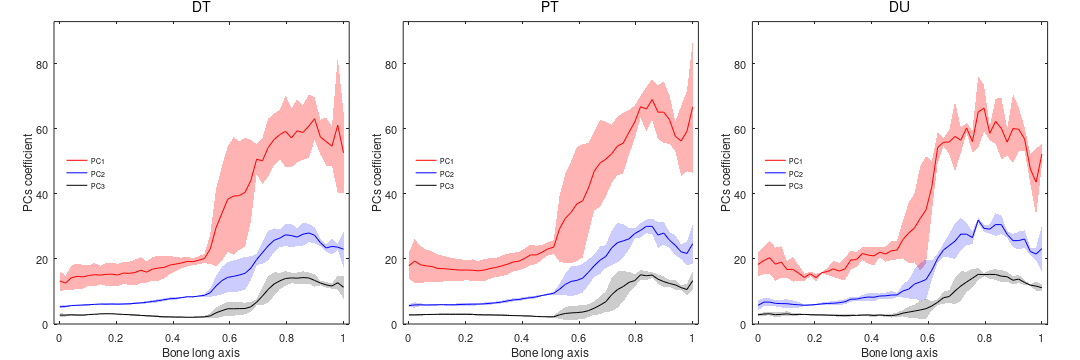
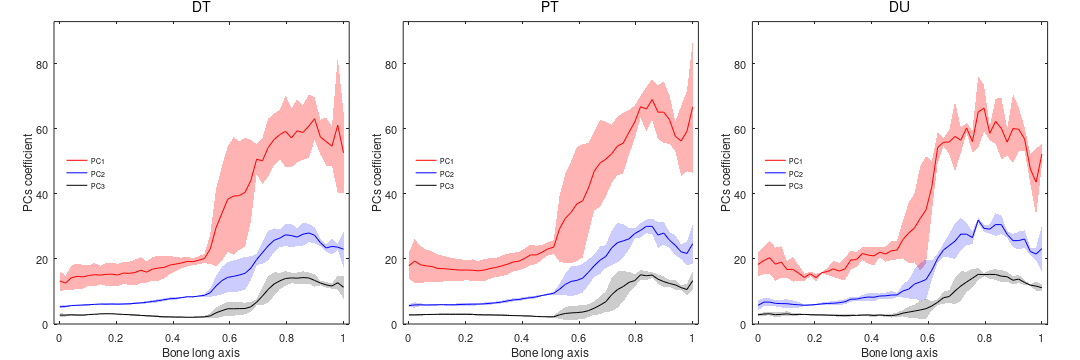

Write the MATLAB code that produced these figures, in order.

clear all 

pc1=load('avg_BoneData_lambda1.mat');
pc2=load('avg_BoneData_lambda2.mat');
pc3=load('avg_BoneData_lambda3.mat');



           
%celallcolor={'r-','b-','g-','m-','k-'};
mycolor={'r','b','g','m','c'};
lt={'.','*','x','+','s'};





fcelallcolor={'ro','ro','ro','ro','ro','ro'};
fnucallcolor={'b^','b^','b^','b^','b^','b^'};

            tname={'PC1', 'PC2','PC3'};
           

            
            
titlename={'DT','PT','DU'};



profilesize=51;        
myinterval=linspace(0,1,profilesize-1);  
%myinterval=myinterval(1:49);



h1=figure();
XL=0.05;XR=0.03;XGap=0.05;Row=1;
YT=0.06;YB=0.1;YGap=0.07;Col=3;
Width=(1-XL-XR-((Col-1)*XGap))/Col;
Height=(1-YT-YB-((Row-1)*YGap))/Row;
YPos=1-YT-Height; 

set(gcf, 'PaperSize', [15 5]);
set(gcf, 'PaperPosition', [0 0 15 5]);

% 1 for std deviaton test and 2 for mean test 
testwithstd=2;



% 
% Bad sample  
% DT S84 m5 mut  3,4
% DT S84 m4 wt   1,5 
% PT S84 m5 mut  4,4
% DU S84 m3 wt   5,3

for i=1:Row
    XPos=XL;
    for j=1:Col
        chro=j+(i-1)*Col;
        if chro<=36
            marray=[XPos,YPos,Width,Height];
            subplot('Position',marray);
            bonetype=chro;
             
            
            if chro==1
                    cel1=pc1.data{1}.cel;
                    cel2=pc2.data{1}.cel; 
                    cel3=pc3.data{1}.cel; 
            end            

            if chro==2       
                    cel1=pc1.data{2}.cel;
                    cel2=pc2.data{2}.cel; 
                    cel3=pc3.data{2}.cel;            
            end
            
            if chro==3       
                    cel1=pc1.data{5}.cel;
                    cel2=pc2.data{5}.cel; 
                    cel3=pc3.data{5}.cel;                 
            end
            
         
        


        celavg=mean(cel1(1:profilesize-1,:),2);
        nucavg=mean(cel2(1:profilesize-1,:),2);
        cel3avg=mean(cel3(1:profilesize-1,:),2);

        
        celstd=(std(cel1(1:profilesize-1,:)'))';
        nucstd=(std(cel2(1:profilesize-1,:)'))';
        cel3std=(std(cel3(1:profilesize-1,:)'))';
        
        p(1)=plot(myinterval,celavg,strcat('r','-'),'linewidth',0.2);
        legendarray2{1}=tname{chro};
        hold on 
      
        p(2)=plot(myinterval,nucavg,strcat('b','-'),'linewidth',0.2);
        legendarray2{2}=tname{chro};
        
        p(3)=plot(myinterval,cel3avg,strcat('k','-'),'linewidth',0.2);
        legendarray2{3}=tname{chro};
        
        index = 1:profilesize-1; min_y1=celavg-celstd; max_y1=celavg+celstd;        
        x=myinterval;stacky2=(min_y1)';stacky1=(max_y1)';
        fillxx=x(index([1:end end:-1:1 1]));fillyy=[stacky1(index) stacky2(index(end:-1:1)) stacky1(1)];
        h=fill(fillxx,fillyy,'r','EdgeColor','none','facealpha',0.3);

        min_y2=nucavg-nucstd; max_y2=nucavg+nucstd;  
        stacky2=(min_y2)';stacky1=(max_y2)';
        fillxx=x(index([1:end end:-1:1 1]));fillyy=[stacky1(index) stacky2(index(end:-1:1)) stacky1(1)];
        h=fill(fillxx,fillyy,'b','EdgeColor','none','facealpha',0.2);

        min_y2=cel3avg-cel3std; max_y2=cel3avg+cel3std;  
        stacky2=(min_y2)';stacky1=(max_y2)';
        fillxx=x(index([1:end end:-1:1 1]));fillyy=[stacky1(index) stacky2(index(end:-1:1)) stacky1(1)];
        h=fill(fillxx,fillyy,'k','EdgeColor','none','facealpha',0.2);

              
    
        
%         index=1:15;
%         [f,~]=fit(myinterval(index)',nucavg(index),g,'startpoint',[0.5,1,0.3,1000]);
%         plot(myinterval(index),f(myinterval(index)),strcat(mycolor{bonetype},'--'))
%         
%         [f,~]=fit(myinterval(index)',celavg(index),g,'startpoint',[0.1,1,0.3,1000]);
%         plot(myinterval(index),f(myinterval(index)),strcat(mycolor{bonetype},'-'))
        
%         index=21:39;
%         [f,~]=fit(myinterval(index)',nucavg(index),g,'startpoint',[10,5,100,1000])
%         plot(myinterval(index),f(myinterval(index)),'b.-')

            set(gca,'fontsize',11);
            if i==1
                gap=[0,93];
            elseif i==2
                gap=[0,93];
            else
                gap=[0,93];          
            end
            axis([-0.02,1.02,gap(1), gap(2)]);
            if i==1
            title(titlename{bonetype},'fontweight','normal','fontsize',14)
            end
            

            if testwithstd==10
              boundary=statisticalTest(celstd,nucstd);
              value1=90;
              howmanybound=0;
              for ii=1:2:length(boundary)
                  %disp('bone');
                  ind2=boundary(ii):boundary(ii+1);
                  if length(ind2)>3
                          [h,pR]=ttest2(celstd(ind2),nucstd(ind2)); %stat= mes(celavg(ind2),nucavg(ind2),'hedgesg' );
                       if pR<0.05 
                          if mod(howmanybound,2)==0
                              value=value1;
                          else
                              value=value1-0.09*diff(gap);
                          end
                          if pR<0.001
                              text(ind2(1)/50,value,strcat('p=',sprintf('%0.1e',pR)));
                          else
                              text(ind2(1)/50,value,strcat('p=',sprintf('%0.3f',pR)));
                          end
                          howmanybound=howmanybound+1;
              %text(ind2(1)/50,value-0.09*diff(gap),strcat('g=',sprintf('%0.3f',abs(stat.hedgesg))));
              plot([ind2(1)/50,ind2(1)/50],[0,110],'k:','linewidth',0.5);
              plot([ind2(end)/50,ind2(end)/50],[0,110],'k:','linewidth',0.5);
              %[ind2(1)/50,ind2(end)/50]
              %rectangle('Position',[ind2(1)/50,0, (ind2(end)-ind2(1))/50, 11 ],'FaceColor',[0 .5 .5],'EdgeColor','none','LineWidth',0.1,'facealpha',0.02);
              
              x=[ind2(1)/50,ind2(end)/50];index=[1,2];stacky1=[0,0];stacky2=[110,110];
              fillxx=x(index([1:end end:-1:1 1]));fillyy=[stacky1(index) stacky2(index(end:-1:1)) stacky1(1)];
              h=fill(fillxx,fillyy,'k','EdgeColor','none','facealpha',0.05);
                       end
                  end
              end
            end
              
              
             if testwithstd==20  
              boundary=statisticalTest(celavg,nucavg);
              value1=0.95*gap(2);
              howmanybound=0;
              for ii=1:2:length(boundary)
                  %disp('bone');
                  ind2=boundary(ii):boundary(ii+1);
                  if length(ind2)>3
                          [h,pR]=ttest2(celavg(ind2),nucavg(ind2)); %stat= mes(celavg(ind2),nucavg(ind2),'hedgesg' );
                       if pR<0.05 
                          if mod(howmanybound,2)==0
                              value=value1;
                          else
                              value=value1-0.09*diff(gap);
                          end
                          if pR<0.001
                              text(ind2(1)/50,value,strcat('p=',sprintf('%0.1e',pR)));
                          else
                              text(ind2(1)/50,value,strcat('p=',sprintf('%0.3f',pR)));
                          end
                          howmanybound=howmanybound+1;
              %text(ind2(1)/50,value-0.09*diff(gap),strcat('g=',sprintf('%0.3f',abs(stat.hedgesg))));
              plot([ind2(1)/50,ind2(1)/50],[0,110],'k:','linewidth',0.1);
              plot([ind2(end)/50,ind2(end)/50],[0,110],'k:','linewidth',0.1);
              %[ind2(1)/50,ind2(end)/50]
              %rectangle('Position',[ind2(1)/50,0, (ind2(end)-ind2(1))/50, 11 ],'FaceColor',[0 .5 .5],'EdgeColor','none','LineWidth',0.1,'facealpha',0.02);
              
              x=[ind2(1)/50,ind2(end)/50];index=[1,2];stacky1=[0,0];stacky2=[110,110];
              fillxx=x(index([1:end end:-1:1 1]));fillyy=[stacky1(index) stacky2(index(end:-1:1)) stacky1(1)];
              h=fill(fillxx,fillyy,'k','EdgeColor','none','facealpha',0.05);
                       end
                  end
              end
             end
              
            
          
            if i==1
                ylabel('PCs coefficient');
            elseif i==2
                ylabel('PCs coefficient');
            else
                ylabel('PCs coefficient');
            end
            xlabel('Bone long axis')
            legend(p,tname,'location','west','fontsize',7);
            legend 'boxoff'; 
            %legend(q,legendarray,'location','northwest','fontsize',7);

        
    
      end
	XPos=XPos+Width+XGap;
    end
    YPos=YPos-YGap-Height;
end


if testwithstd==1
saveas(h1,['Cells_PCs_test_stddev']);
saveas(h1,['Cells_PCs_test_stddev.png']);
end

if testwithstd==2
saveas(h1,['Cells_PC_coeff1']);
saveas(h1,['Cells_PC_coeff1.png']);
end


% saveas(h1,['IndividualProfileSurfaceArea']);
% saveas(h1,['IndividualProfileSurfaceArea.png']);

function   boundary=statisticalTest(celavg,nucavg)
              significant=[];
              for ii=1:46
                  ind2=ii:ii+4;
                  [h,pP]=ttest2(celavg(ind2),nucavg(ind2));
                  if pP<0.05
                      significant=[significant,ii];
                  end
              end    
              
              boundary=[significant(1)];
              for ii=2:length(significant)
                  if significant(ii)-significant(ii-1)~=1
                      boundary=[boundary,significant(ii-1),significant(ii)];
                  end
              end
              boundary=[boundary,significant(end)+4];
end
